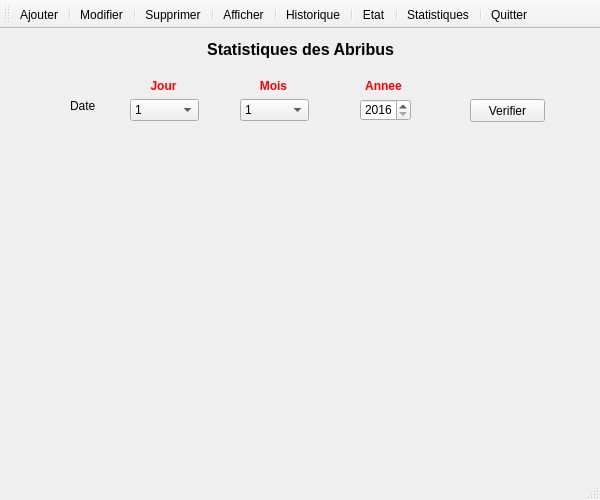
<?xml version="1.0" encoding="UTF-8"?>
<ui version="4.0">
 <class>Poteau</class>
 <widget class="QMainWindow" name="Poteau">
  <property name="geometry">
   <rect>
    <x>0</x>
    <y>0</y>
    <width>600</width>
    <height>500</height>
   </rect>
  </property>
  <property name="windowTitle">
   <string>Poteau de signalisation</string>
  </property>
  <property name="windowIcon">
   <iconset resource="ressource.qrc">
    <normaloff>:/icone/ChoixObjet/poteau.png</normaloff>:/icone/ChoixObjet/poteau.png</iconset>
  </property>
  <widget class="QWidget" name="centralwidget">
   <widget class="QStackedWidget" name="stackedWidget">
    <property name="geometry">
     <rect>
      <x>10</x>
      <y>0</y>
      <width>581</width>
      <height>451</height>
     </rect>
    </property>
    <property name="currentIndex">
     <number>4</number>
    </property>
    <widget class="QWidget" name="Historique">
     <widget class="QLabel" name="label_2">
      <property name="geometry">
       <rect>
        <x>40</x>
        <y>50</y>
        <width>47</width>
        <height>13</height>
       </rect>
      </property>
      <property name="text">
       <string>Numero</string>
      </property>
     </widget>
     <widget class="QComboBox" name="numerorechhistpo">
      <property name="geometry">
       <rect>
        <x>90</x>
        <y>50</y>
        <width>41</width>
        <height>22</height>
       </rect>
      </property>
     </widget>
     <widget class="QLabel" name="label_28">
      <property name="geometry">
       <rect>
        <x>260</x>
        <y>0</y>
        <width>111</width>
        <height>21</height>
       </rect>
      </property>
      <property name="text">
       <string>&lt;html&gt;&lt;head/&gt;&lt;body&gt;&lt;p align=&quot;center&quot;&gt;&lt;span style=&quot; font-size:12pt; font-weight:600;&quot;&gt;Historique&lt;/span&gt;&lt;/p&gt;&lt;/body&gt;&lt;/html&gt;</string>
      </property>
      <property name="wordWrap">
       <bool>false</bool>
      </property>
     </widget>
     <widget class="QTableView" name="tablehistoriquepo">
      <property name="geometry">
       <rect>
        <x>10</x>
        <y>110</y>
        <width>601</width>
        <height>321</height>
       </rect>
      </property>
     </widget>
     <widget class="QPushButton" name="verifiercandelabre">
      <property name="geometry">
       <rect>
        <x>170</x>
        <y>50</y>
        <width>75</width>
        <height>23</height>
       </rect>
      </property>
      <property name="text">
       <string>Verifier</string>
      </property>
     </widget>
    </widget>
    <widget class="QWidget" name="Afficher">
     <widget class="QLabel" name="label_29">
      <property name="geometry">
       <rect>
        <x>260</x>
        <y>0</y>
        <width>111</width>
        <height>21</height>
       </rect>
      </property>
      <property name="text">
       <string>&lt;html&gt;&lt;head/&gt;&lt;body&gt;&lt;p align=&quot;center&quot;&gt;&lt;span style=&quot; font-size:12pt; font-weight:600;&quot;&gt;Afficher&lt;/span&gt;&lt;/p&gt;&lt;/body&gt;&lt;/html&gt;</string>
      </property>
      <property name="wordWrap">
       <bool>false</bool>
      </property>
     </widget>
     <widget class="QTableView" name="tableafficherpo">
      <property name="geometry">
       <rect>
        <x>5</x>
        <y>41</y>
        <width>621</width>
        <height>391</height>
       </rect>
      </property>
     </widget>
    </widget>
    <widget class="QWidget" name="Ajouter">
     <widget class="QLabel" name="label_3">
      <property name="geometry">
       <rect>
        <x>40</x>
        <y>40</y>
        <width>47</width>
        <height>13</height>
       </rect>
      </property>
      <property name="text">
       <string>Numero</string>
      </property>
     </widget>
     <widget class="QLabel" name="label_4">
      <property name="geometry">
       <rect>
        <x>40</x>
        <y>70</y>
        <width>47</width>
        <height>13</height>
       </rect>
      </property>
      <property name="text">
       <string>Nom</string>
      </property>
     </widget>
     <widget class="QLabel" name="label_5">
      <property name="geometry">
       <rect>
        <x>40</x>
        <y>110</y>
        <width>47</width>
        <height>13</height>
       </rect>
      </property>
      <property name="text">
       <string>Lieu</string>
      </property>
     </widget>
     <widget class="QLabel" name="label_6">
      <property name="geometry">
       <rect>
        <x>40</x>
        <y>150</y>
        <width>71</width>
        <height>16</height>
       </rect>
      </property>
      <property name="text">
       <string>Commentaire</string>
      </property>
     </widget>
     <widget class="QLabel" name="label_7">
      <property name="geometry">
       <rect>
        <x>40</x>
        <y>230</y>
        <width>47</width>
        <height>13</height>
       </rect>
      </property>
      <property name="text">
       <string>Etat</string>
      </property>
     </widget>
     <widget class="QLineEdit" name="nomajpo">
      <property name="geometry">
       <rect>
        <x>130</x>
        <y>70</y>
        <width>221</width>
        <height>20</height>
       </rect>
      </property>
     </widget>
     <widget class="QTextEdit" name="commentaireajpo">
      <property name="geometry">
       <rect>
        <x>130</x>
        <y>150</y>
        <width>221</width>
        <height>61</height>
       </rect>
      </property>
     </widget>
     <widget class="QLineEdit" name="lieuajpo">
      <property name="geometry">
       <rect>
        <x>130</x>
        <y>110</y>
        <width>221</width>
        <height>20</height>
       </rect>
      </property>
     </widget>
     <widget class="QSpinBox" name="numeroajpo">
      <property name="geometry">
       <rect>
        <x>130</x>
        <y>40</y>
        <width>42</width>
        <height>22</height>
       </rect>
      </property>
     </widget>
     <widget class="QPushButton" name="ajouterpo">
      <property name="geometry">
       <rect>
        <x>180</x>
        <y>320</y>
        <width>75</width>
        <height>23</height>
       </rect>
      </property>
      <property name="text">
       <string>Ajouter</string>
      </property>
     </widget>
     <widget class="QPushButton" name="annulerajpo">
      <property name="geometry">
       <rect>
        <x>340</x>
        <y>320</y>
        <width>75</width>
        <height>23</height>
       </rect>
      </property>
      <property name="text">
       <string>Annuler</string>
      </property>
     </widget>
     <widget class="QLabel" name="label_26">
      <property name="geometry">
       <rect>
        <x>260</x>
        <y>0</y>
        <width>111</width>
        <height>21</height>
       </rect>
      </property>
      <property name="text">
       <string>&lt;html&gt;&lt;head/&gt;&lt;body&gt;&lt;p align=&quot;center&quot;&gt;&lt;span style=&quot; font-size:12pt; font-weight:600;&quot;&gt;Ajouter&lt;/span&gt;&lt;/p&gt;&lt;/body&gt;&lt;/html&gt;</string>
      </property>
      <property name="wordWrap">
       <bool>false</bool>
      </property>
     </widget>
     <widget class="QComboBox" name="etatajpo">
      <property name="geometry">
       <rect>
        <x>130</x>
        <y>230</y>
        <width>69</width>
        <height>22</height>
       </rect>
      </property>
      <item>
       <property name="text">
        <string>Allume</string>
       </property>
      </item>
      <item>
       <property name="text">
        <string>Eteinte</string>
       </property>
      </item>
     </widget>
    </widget>
    <widget class="QWidget" name="Etat">
     <widget class="QComboBox" name="Numerorechetat">
      <property name="geometry">
       <rect>
        <x>110</x>
        <y>40</y>
        <width>69</width>
        <height>22</height>
       </rect>
      </property>
     </widget>
     <widget class="QLabel" name="label">
      <property name="geometry">
       <rect>
        <x>40</x>
        <y>40</y>
        <width>91</width>
        <height>20</height>
       </rect>
      </property>
      <property name="text">
       <string>Numero</string>
      </property>
     </widget>
     <widget class="QLabel" name="label_27">
      <property name="geometry">
       <rect>
        <x>260</x>
        <y>0</y>
        <width>111</width>
        <height>21</height>
       </rect>
      </property>
      <property name="text">
       <string>&lt;html&gt;&lt;head/&gt;&lt;body&gt;&lt;p align=&quot;center&quot;&gt;&lt;span style=&quot; font-size:12pt; font-weight:600;&quot;&gt;Etat&lt;/span&gt;&lt;/p&gt;&lt;/body&gt;&lt;/html&gt;</string>
      </property>
      <property name="wordWrap">
       <bool>false</bool>
      </property>
     </widget>
     <widget class="QPushButton" name="verifieretatpo">
      <property name="geometry">
       <rect>
        <x>210</x>
        <y>40</y>
        <width>75</width>
        <height>23</height>
       </rect>
      </property>
      <property name="text">
       <string>Verifier</string>
      </property>
     </widget>
     <widget class="QTableView" name="tableetatpo">
      <property name="geometry">
       <rect>
        <x>110</x>
        <y>80</y>
        <width>411</width>
        <height>61</height>
       </rect>
      </property>
     </widget>
     <widget class="QLabel" name="imageetatpo">
      <property name="geometry">
       <rect>
        <x>350</x>
        <y>210</y>
        <width>201</width>
        <height>201</height>
       </rect>
      </property>
      <property name="text">
       <string/>
      </property>
     </widget>
     <widget class="QSlider" name="niveau">
      <property name="geometry">
       <rect>
        <x>160</x>
        <y>160</y>
        <width>160</width>
        <height>22</height>
       </rect>
      </property>
      <property name="orientation">
       <enum>Qt::Horizontal</enum>
      </property>
     </widget>
     <widget class="QLabel" name="label_8">
      <property name="geometry">
       <rect>
        <x>40</x>
        <y>160</y>
        <width>91</width>
        <height>16</height>
       </rect>
      </property>
      <property name="text">
       <string>Niveau Luminosité</string>
      </property>
     </widget>
    </widget>
    <widget class="QWidget" name="Statistiques">
     <widget class="QPushButton" name="verfier_stat">
      <property name="geometry">
       <rect>
        <x>460</x>
        <y>70</y>
        <width>75</width>
        <height>23</height>
       </rect>
      </property>
      <property name="text">
       <string>Verifier</string>
      </property>
     </widget>
     <widget class="QWidget" name="widget" native="true">
      <property name="geometry">
       <rect>
        <x>29</x>
        <y>129</y>
        <width>551</width>
        <height>291</height>
       </rect>
      </property>
     </widget>
     <widget class="QLabel" name="label_9">
      <property name="geometry">
       <rect>
        <x>60</x>
        <y>70</y>
        <width>47</width>
        <height>13</height>
       </rect>
      </property>
      <property name="text">
       <string>Date</string>
      </property>
     </widget>
     <widget class="QComboBox" name="month">
      <property name="geometry">
       <rect>
        <x>230</x>
        <y>70</y>
        <width>69</width>
        <height>22</height>
       </rect>
      </property>
      <item>
       <property name="text">
        <string>1</string>
       </property>
      </item>
      <item>
       <property name="text">
        <string>2</string>
       </property>
      </item>
      <item>
       <property name="text">
        <string>3</string>
       </property>
      </item>
      <item>
       <property name="text">
        <string>4</string>
       </property>
      </item>
      <item>
       <property name="text">
        <string>5</string>
       </property>
      </item>
      <item>
       <property name="text">
        <string>6</string>
       </property>
      </item>
      <item>
       <property name="text">
        <string>7</string>
       </property>
      </item>
      <item>
       <property name="text">
        <string>8</string>
       </property>
      </item>
      <item>
       <property name="text">
        <string>9</string>
       </property>
      </item>
      <item>
       <property name="text">
        <string>10</string>
       </property>
      </item>
      <item>
       <property name="text">
        <string>11</string>
       </property>
      </item>
      <item>
       <property name="text">
        <string>12</string>
       </property>
      </item>
     </widget>
     <widget class="QLabel" name="label_32">
      <property name="geometry">
       <rect>
        <x>350</x>
        <y>50</y>
        <width>47</width>
        <height>13</height>
       </rect>
      </property>
      <property name="whatsThis">
       <string>&lt;html&gt;&lt;head/&gt;&lt;body&gt;&lt;p align=&quot;center&quot;&gt;&lt;span style=&quot; font-weight:600;&quot;&gt;Jour&lt;/span&gt;&lt;/p&gt;&lt;/body&gt;&lt;/html&gt;</string>
      </property>
      <property name="text">
       <string>&lt;html&gt;&lt;head/&gt;&lt;body&gt;&lt;p align=&quot;center&quot;&gt;&lt;span style=&quot; font-weight:600; color:#ff0000;&quot;&gt;Annee&lt;/span&gt;&lt;/p&gt;&lt;/body&gt;&lt;/html&gt;</string>
      </property>
     </widget>
     <widget class="QSpinBox" name="year">
      <property name="geometry">
       <rect>
        <x>350</x>
        <y>70</y>
        <width>51</width>
        <height>22</height>
       </rect>
      </property>
      <property name="minimum">
       <number>2016</number>
      </property>
      <property name="maximum">
       <number>2020</number>
      </property>
     </widget>
     <widget class="QLabel" name="label_33">
      <property name="geometry">
       <rect>
        <x>190</x>
        <y>10</y>
        <width>201</width>
        <height>21</height>
       </rect>
      </property>
      <property name="text">
       <string>&lt;html&gt;&lt;head/&gt;&lt;body&gt;&lt;p align=&quot;center&quot;&gt;&lt;span style=&quot; font-size:12pt; font-weight:600;&quot;&gt;Statistiques des Abribus&lt;/span&gt;&lt;/p&gt;&lt;/body&gt;&lt;/html&gt;</string>
      </property>
      <property name="wordWrap">
       <bool>false</bool>
      </property>
     </widget>
     <widget class="QLabel" name="label_34">
      <property name="geometry">
       <rect>
        <x>240</x>
        <y>50</y>
        <width>47</width>
        <height>13</height>
       </rect>
      </property>
      <property name="whatsThis">
       <string>&lt;html&gt;&lt;head/&gt;&lt;body&gt;&lt;p align=&quot;center&quot;&gt;&lt;span style=&quot; font-weight:600;&quot;&gt;Jour&lt;/span&gt;&lt;/p&gt;&lt;/body&gt;&lt;/html&gt;</string>
      </property>
      <property name="text">
       <string>&lt;html&gt;&lt;head/&gt;&lt;body&gt;&lt;p align=&quot;center&quot;&gt;&lt;span style=&quot; font-weight:600; color:#ff0000;&quot;&gt;Mois&lt;/span&gt;&lt;/p&gt;&lt;/body&gt;&lt;/html&gt;</string>
      </property>
     </widget>
     <widget class="QComboBox" name="day">
      <property name="geometry">
       <rect>
        <x>120</x>
        <y>70</y>
        <width>69</width>
        <height>22</height>
       </rect>
      </property>
      <item>
       <property name="text">
        <string>1</string>
       </property>
      </item>
      <item>
       <property name="text">
        <string>2</string>
       </property>
      </item>
      <item>
       <property name="text">
        <string>3</string>
       </property>
      </item>
      <item>
       <property name="text">
        <string>4</string>
       </property>
      </item>
      <item>
       <property name="text">
        <string>5</string>
       </property>
      </item>
      <item>
       <property name="text">
        <string>6</string>
       </property>
      </item>
      <item>
       <property name="text">
        <string>7</string>
       </property>
      </item>
      <item>
       <property name="text">
        <string>8</string>
       </property>
      </item>
      <item>
       <property name="text">
        <string>9</string>
       </property>
      </item>
      <item>
       <property name="text">
        <string>10</string>
       </property>
      </item>
      <item>
       <property name="text">
        <string>11</string>
       </property>
      </item>
      <item>
       <property name="text">
        <string>12</string>
       </property>
      </item>
      <item>
       <property name="text">
        <string>13</string>
       </property>
      </item>
      <item>
       <property name="text">
        <string>14</string>
       </property>
      </item>
      <item>
       <property name="text">
        <string>15</string>
       </property>
      </item>
      <item>
       <property name="text">
        <string>16</string>
       </property>
      </item>
      <item>
       <property name="text">
        <string>17</string>
       </property>
      </item>
      <item>
       <property name="text">
        <string>18</string>
       </property>
      </item>
      <item>
       <property name="text">
        <string>19</string>
       </property>
      </item>
      <item>
       <property name="text">
        <string>20</string>
       </property>
      </item>
      <item>
       <property name="text">
        <string>21</string>
       </property>
      </item>
      <item>
       <property name="text">
        <string>22</string>
       </property>
      </item>
      <item>
       <property name="text">
        <string>23</string>
       </property>
      </item>
      <item>
       <property name="text">
        <string>24</string>
       </property>
      </item>
      <item>
       <property name="text">
        <string>25</string>
       </property>
      </item>
      <item>
       <property name="text">
        <string>26</string>
       </property>
      </item>
      <item>
       <property name="text">
        <string>27</string>
       </property>
      </item>
      <item>
       <property name="text">
        <string>28</string>
       </property>
      </item>
      <item>
       <property name="text">
        <string>29</string>
       </property>
      </item>
      <item>
       <property name="text">
        <string>30</string>
       </property>
      </item>
      <item>
       <property name="text">
        <string>31</string>
       </property>
      </item>
     </widget>
     <widget class="QLabel" name="label_19">
      <property name="geometry">
       <rect>
        <x>130</x>
        <y>50</y>
        <width>47</width>
        <height>13</height>
       </rect>
      </property>
      <property name="whatsThis">
       <string>&lt;html&gt;&lt;head/&gt;&lt;body&gt;&lt;p align=&quot;center&quot;&gt;&lt;span style=&quot; font-weight:600;&quot;&gt;Jour&lt;/span&gt;&lt;/p&gt;&lt;/body&gt;&lt;/html&gt;</string>
      </property>
      <property name="text">
       <string>&lt;html&gt;&lt;head/&gt;&lt;body&gt;&lt;p align=&quot;center&quot;&gt;&lt;span style=&quot; font-weight:600; color:#ff0000;&quot;&gt;Jour&lt;/span&gt;&lt;/p&gt;&lt;/body&gt;&lt;/html&gt;</string>
      </property>
     </widget>
    </widget>
    <widget class="QWidget" name="Modifier">
     <widget class="QLabel" name="label_10">
      <property name="geometry">
       <rect>
        <x>40</x>
        <y>320</y>
        <width>61</width>
        <height>20</height>
       </rect>
      </property>
      <property name="text">
       <string>Nom capteur</string>
      </property>
     </widget>
     <widget class="QLabel" name="label_11">
      <property name="geometry">
       <rect>
        <x>40</x>
        <y>180</y>
        <width>71</width>
        <height>16</height>
       </rect>
      </property>
      <property name="text">
       <string>Commentaire</string>
      </property>
     </widget>
     <widget class="QLabel" name="label_12">
      <property name="geometry">
       <rect>
        <x>40</x>
        <y>260</y>
        <width>47</width>
        <height>13</height>
       </rect>
      </property>
      <property name="text">
       <string>Etat</string>
      </property>
     </widget>
     <widget class="QPushButton" name="annulermopo">
      <property name="geometry">
       <rect>
        <x>340</x>
        <y>380</y>
        <width>75</width>
        <height>23</height>
       </rect>
      </property>
      <property name="text">
       <string>Annuler</string>
      </property>
     </widget>
     <widget class="QLineEdit" name="NomCapteurmo">
      <property name="geometry">
       <rect>
        <x>130</x>
        <y>320</y>
        <width>221</width>
        <height>20</height>
       </rect>
      </property>
     </widget>
     <widget class="QPushButton" name="enregistrermopo">
      <property name="geometry">
       <rect>
        <x>180</x>
        <y>380</y>
        <width>75</width>
        <height>23</height>
       </rect>
      </property>
      <property name="text">
       <string>Enregistrer</string>
      </property>
     </widget>
     <widget class="QLabel" name="label_13">
      <property name="geometry">
       <rect>
        <x>40</x>
        <y>40</y>
        <width>47</width>
        <height>13</height>
       </rect>
      </property>
      <property name="text">
       <string>Numero</string>
      </property>
     </widget>
     <widget class="QLineEdit" name="Lieumo">
      <property name="geometry">
       <rect>
        <x>130</x>
        <y>140</y>
        <width>221</width>
        <height>20</height>
       </rect>
      </property>
     </widget>
     <widget class="QLabel" name="label_15">
      <property name="geometry">
       <rect>
        <x>40</x>
        <y>140</y>
        <width>47</width>
        <height>13</height>
       </rect>
      </property>
      <property name="text">
       <string>Lieu</string>
      </property>
     </widget>
     <widget class="QTextEdit" name="Commentairemo">
      <property name="geometry">
       <rect>
        <x>130</x>
        <y>180</y>
        <width>221</width>
        <height>61</height>
       </rect>
      </property>
     </widget>
     <widget class="QLineEdit" name="Nommo">
      <property name="geometry">
       <rect>
        <x>130</x>
        <y>100</y>
        <width>221</width>
        <height>20</height>
       </rect>
      </property>
     </widget>
     <widget class="QLabel" name="label_16">
      <property name="geometry">
       <rect>
        <x>40</x>
        <y>100</y>
        <width>47</width>
        <height>13</height>
       </rect>
      </property>
      <property name="text">
       <string>Nom</string>
      </property>
     </widget>
     <widget class="QComboBox" name="Numerorechmo">
      <property name="geometry">
       <rect>
        <x>130</x>
        <y>30</y>
        <width>69</width>
        <height>22</height>
       </rect>
      </property>
     </widget>
     <widget class="QLabel" name="label_25">
      <property name="geometry">
       <rect>
        <x>260</x>
        <y>0</y>
        <width>111</width>
        <height>21</height>
       </rect>
      </property>
      <property name="text">
       <string>&lt;html&gt;&lt;head/&gt;&lt;body&gt;&lt;p align=&quot;center&quot;&gt;&lt;span style=&quot; font-size:12pt; font-weight:600;&quot;&gt;Modifier&lt;/span&gt;&lt;/p&gt;&lt;/body&gt;&lt;/html&gt;</string>
      </property>
      <property name="wordWrap">
       <bool>false</bool>
      </property>
     </widget>
     <widget class="QComboBox" name="etatmo">
      <property name="geometry">
       <rect>
        <x>130</x>
        <y>260</y>
        <width>69</width>
        <height>22</height>
       </rect>
      </property>
      <item>
       <property name="text">
        <string>Allume</string>
       </property>
      </item>
      <item>
       <property name="text">
        <string>Eteinte</string>
       </property>
      </item>
     </widget>
     <widget class="QLineEdit" name="Numeromo">
      <property name="geometry">
       <rect>
        <x>130</x>
        <y>70</y>
        <width>221</width>
        <height>20</height>
       </rect>
      </property>
     </widget>
     <widget class="QLabel" name="label_30">
      <property name="geometry">
       <rect>
        <x>40</x>
        <y>70</y>
        <width>47</width>
        <height>13</height>
       </rect>
      </property>
      <property name="text">
       <string>Numero</string>
      </property>
     </widget>
     <widget class="QPushButton" name="rechmopo">
      <property name="geometry">
       <rect>
        <x>220</x>
        <y>30</y>
        <width>75</width>
        <height>23</height>
       </rect>
      </property>
      <property name="text">
       <string>Rechercher</string>
      </property>
     </widget>
    </widget>
    <widget class="QWidget" name="Supprimer">
     <widget class="QLabel" name="label_17">
      <property name="geometry">
       <rect>
        <x>40</x>
        <y>260</y>
        <width>47</width>
        <height>13</height>
       </rect>
      </property>
      <property name="text">
       <string>Etat</string>
      </property>
     </widget>
     <widget class="QTextEdit" name="Commentairesupp">
      <property name="geometry">
       <rect>
        <x>130</x>
        <y>180</y>
        <width>221</width>
        <height>61</height>
       </rect>
      </property>
     </widget>
     <widget class="QLabel" name="label_18">
      <property name="geometry">
       <rect>
        <x>40</x>
        <y>40</y>
        <width>47</width>
        <height>13</height>
       </rect>
      </property>
      <property name="text">
       <string>Numero</string>
      </property>
     </widget>
     <widget class="QLabel" name="label_20">
      <property name="geometry">
       <rect>
        <x>40</x>
        <y>180</y>
        <width>71</width>
        <height>16</height>
       </rect>
      </property>
      <property name="text">
       <string>Commentaire</string>
      </property>
     </widget>
     <widget class="QPushButton" name="annulersupppo">
      <property name="geometry">
       <rect>
        <x>340</x>
        <y>380</y>
        <width>75</width>
        <height>23</height>
       </rect>
      </property>
      <property name="text">
       <string>Annuler</string>
      </property>
     </widget>
     <widget class="QPushButton" name="supprimerpo">
      <property name="geometry">
       <rect>
        <x>180</x>
        <y>380</y>
        <width>75</width>
        <height>23</height>
       </rect>
      </property>
      <property name="text">
       <string>Supprimer</string>
      </property>
     </widget>
     <widget class="QComboBox" name="Numerorechsupp">
      <property name="geometry">
       <rect>
        <x>130</x>
        <y>30</y>
        <width>69</width>
        <height>22</height>
       </rect>
      </property>
     </widget>
     <widget class="QLineEdit" name="Nomsupp">
      <property name="geometry">
       <rect>
        <x>130</x>
        <y>100</y>
        <width>221</width>
        <height>20</height>
       </rect>
      </property>
     </widget>
     <widget class="QLabel" name="label_21">
      <property name="geometry">
       <rect>
        <x>40</x>
        <y>140</y>
        <width>47</width>
        <height>13</height>
       </rect>
      </property>
      <property name="text">
       <string>Lieu</string>
      </property>
     </widget>
     <widget class="QLineEdit" name="NomCapteursupp">
      <property name="geometry">
       <rect>
        <x>130</x>
        <y>320</y>
        <width>221</width>
        <height>20</height>
       </rect>
      </property>
     </widget>
     <widget class="QLabel" name="label_22">
      <property name="geometry">
       <rect>
        <x>40</x>
        <y>320</y>
        <width>61</width>
        <height>20</height>
       </rect>
      </property>
      <property name="text">
       <string>Nom capteur</string>
      </property>
     </widget>
     <widget class="QLabel" name="label_23">
      <property name="geometry">
       <rect>
        <x>40</x>
        <y>100</y>
        <width>47</width>
        <height>13</height>
       </rect>
      </property>
      <property name="text">
       <string>Nom</string>
      </property>
     </widget>
     <widget class="QLineEdit" name="Lieusupp">
      <property name="geometry">
       <rect>
        <x>130</x>
        <y>140</y>
        <width>221</width>
        <height>20</height>
       </rect>
      </property>
     </widget>
     <widget class="QLabel" name="label_24">
      <property name="geometry">
       <rect>
        <x>260</x>
        <y>0</y>
        <width>111</width>
        <height>21</height>
       </rect>
      </property>
      <property name="text">
       <string>&lt;html&gt;&lt;head/&gt;&lt;body&gt;&lt;p align=&quot;center&quot;&gt;&lt;span style=&quot; font-size:12pt; font-weight:600;&quot;&gt;Supprimer&lt;/span&gt;&lt;/p&gt;&lt;/body&gt;&lt;/html&gt;</string>
      </property>
      <property name="wordWrap">
       <bool>false</bool>
      </property>
     </widget>
     <widget class="QComboBox" name="etatsupp">
      <property name="geometry">
       <rect>
        <x>130</x>
        <y>260</y>
        <width>69</width>
        <height>22</height>
       </rect>
      </property>
      <item>
       <property name="text">
        <string>Allume</string>
       </property>
      </item>
      <item>
       <property name="text">
        <string>Eteinte</string>
       </property>
      </item>
     </widget>
     <widget class="QLineEdit" name="Numerosupp">
      <property name="geometry">
       <rect>
        <x>130</x>
        <y>70</y>
        <width>221</width>
        <height>20</height>
       </rect>
      </property>
     </widget>
     <widget class="QLabel" name="label_31">
      <property name="geometry">
       <rect>
        <x>40</x>
        <y>70</y>
        <width>47</width>
        <height>13</height>
       </rect>
      </property>
      <property name="text">
       <string>Numero</string>
      </property>
     </widget>
     <widget class="QPushButton" name="rechsupppo">
      <property name="geometry">
       <rect>
        <x>220</x>
        <y>30</y>
        <width>75</width>
        <height>23</height>
       </rect>
      </property>
      <property name="text">
       <string>Rechercher</string>
      </property>
     </widget>
    </widget>
   </widget>
  </widget>
  <widget class="QStatusBar" name="statusbar"/>
  <widget class="QToolBar" name="toolBar">
   <property name="windowTitle">
    <string>toolBar</string>
   </property>
   <property name="iconSize">
    <size>
     <width>32</width>
     <height>32</height>
    </size>
   </property>
   <property name="toolButtonStyle">
    <enum>Qt::ToolButtonTextUnderIcon</enum>
   </property>
   <attribute name="toolBarArea">
    <enum>TopToolBarArea</enum>
   </attribute>
   <attribute name="toolBarBreak">
    <bool>false</bool>
   </attribute>
   <addaction name="actionAjouter"/>
   <addaction name="separator"/>
   <addaction name="actionModifier"/>
   <addaction name="separator"/>
   <addaction name="actionSupprimer"/>
   <addaction name="separator"/>
   <addaction name="actionAfficher"/>
   <addaction name="separator"/>
   <addaction name="actionHistorique"/>
   <addaction name="separator"/>
   <addaction name="actionEtat"/>
   <addaction name="separator"/>
   <addaction name="actionStatistiques"/>
   <addaction name="separator"/>
   <addaction name="actionQuitter"/>
  </widget>
  <action name="actionAjouter">
   <property name="icon">
    <iconset resource="ressource.qrc">
     <normaloff>:/icone/orange+/add-button-inside-black-circle.png</normaloff>:/icone/orange+/add-button-inside-black-circle.png</iconset>
   </property>
   <property name="text">
    <string>Ajouter</string>
   </property>
  </action>
  <action name="actionModifier">
   <property name="icon">
    <iconset resource="ressource.qrc">
     <normaloff>:/icone/orange+/tools.png</normaloff>:/icone/orange+/tools.png</iconset>
   </property>
   <property name="text">
    <string>Modifier</string>
   </property>
  </action>
  <action name="actionSupprimer">
   <property name="icon">
    <iconset resource="ressource.qrc">
     <normaloff>:/icone/orange+/close-circular-button.png</normaloff>:/icone/orange+/close-circular-button.png</iconset>
   </property>
   <property name="text">
    <string>Supprimer</string>
   </property>
  </action>
  <action name="actionAfficher">
   <property name="icon">
    <iconset resource="ressource.qrc">
     <normaloff>:/icone/orange+/list.png</normaloff>:/icone/orange+/list.png</iconset>
   </property>
   <property name="text">
    <string>Afficher</string>
   </property>
  </action>
  <action name="actionHistorique">
   <property name="icon">
    <iconset resource="ressource.qrc">
     <normaloff>:/icone/orange+/verification-of-delivery-list-clipboard-symbol.png</normaloff>:/icone/orange+/verification-of-delivery-list-clipboard-symbol.png</iconset>
   </property>
   <property name="text">
    <string>Historique</string>
   </property>
  </action>
  <action name="actionEtat">
   <property name="icon">
    <iconset resource="ressource.qrc">
     <normaloff>:/icone/status/interrogation.png</normaloff>:/icone/status/interrogation.png</iconset>
   </property>
   <property name="text">
    <string>Etat</string>
   </property>
  </action>
  <action name="actionQuitter">
   <property name="icon">
    <iconset resource="ressource.qrc">
     <normaloff>:/icone/exit.png</normaloff>:/icone/exit.png</iconset>
   </property>
   <property name="text">
    <string>Quitter</string>
   </property>
  </action>
  <action name="actionStatistiques">
   <property name="icon">
    <iconset resource="ressource.qrc">
     <normaloff>:/icone/statistics icons/pie-chart-2.png</normaloff>:/icone/statistics icons/pie-chart-2.png</iconset>
   </property>
   <property name="text">
    <string>Statistiques</string>
   </property>
  </action>
 </widget>
 <resources>
  <include location="ressource.qrc"/>
 </resources>
 <connections/>
</ui>
